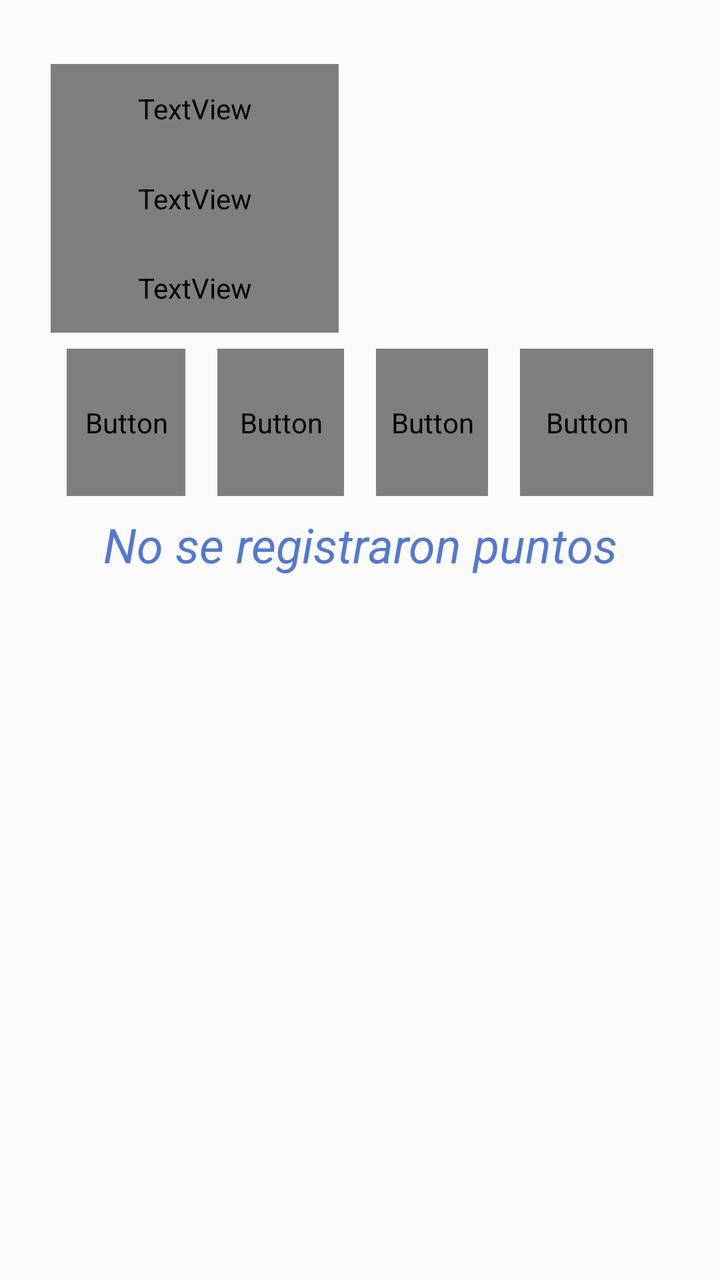
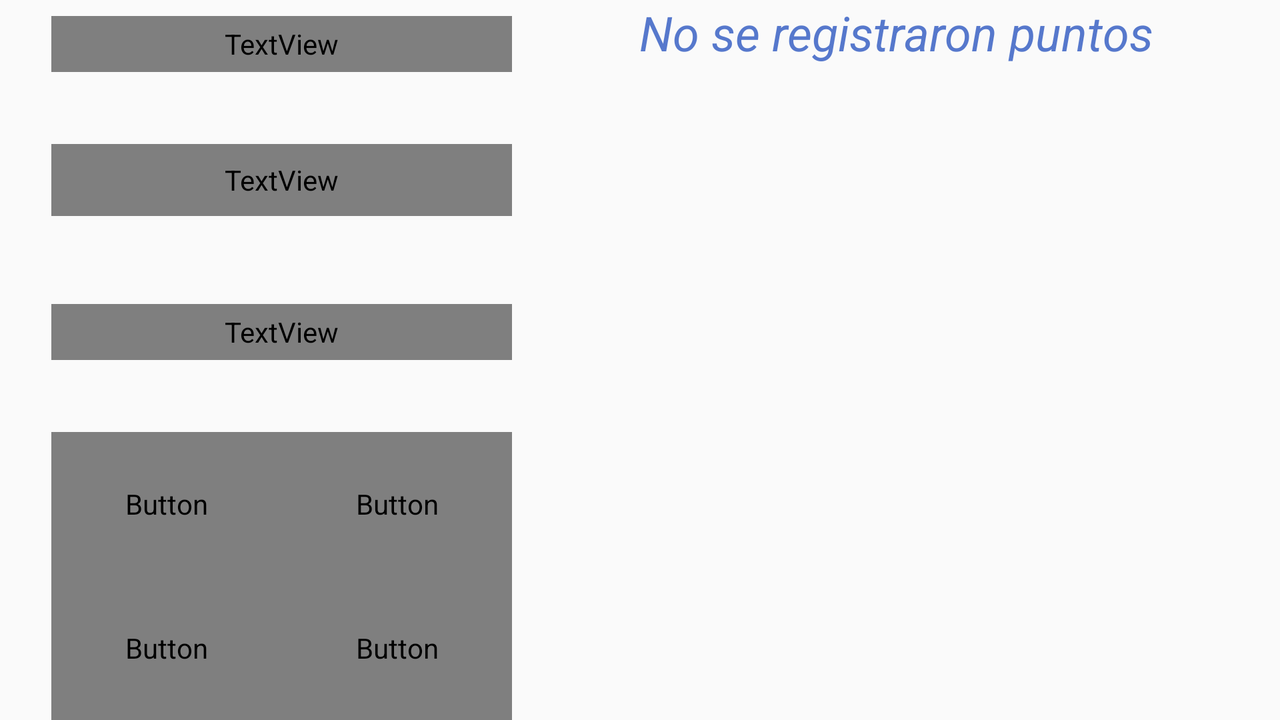

One screen, two layout resources from the same app: the default and the author's alternative for another configuration. Each is rendered where Android would select it; the XML of both is given below.
<!-- AndroidManifest.xml: application theme Theme.AppCompat.Light.NoActionBar -->
<!-- res/layout/fragment_tabla.xml -->
<?xml version="1.0" encoding="utf-8"?>
<android.support.constraint.ConstraintLayout xmlns:android="http://schemas.android.com/apk/res/android"
    xmlns:app="http://schemas.android.com/apk/res-auto"
    xmlns:tools="http://schemas.android.com/tools"
    android:id="@+id/linearLayout"
    android:layout_width="match_parent"
    android:layout_height="match_parent"
    android:background="@drawable/fondo"
    tools:context=".Fragments.Tabla_Fragment">

    <TextView
        android:id="@+id/txt_mostrar_id"
        android:layout_width="0dp"
        android:layout_height="0dp"
        android:textAlignment="center"
        android:textColor="@color/design_default_color_primary_dark"
        android:textSize="18sp"
        android:textStyle="bold"
        app:layout_constraintBottom_toTopOf="@+id/guideline57"
        app:layout_constraintEnd_toStartOf="@+id/guideline54"
        app:layout_constraintStart_toStartOf="@+id/guideline56"
        app:layout_constraintTop_toTopOf="@+id/guideline52" />

    <android.support.constraint.Guideline
        android:id="@+id/guideline50"
        android:layout_width="wrap_content"
        android:layout_height="wrap_content"
        android:orientation="horizontal"
        app:layout_constraintGuide_percent="0.95" />

    <android.support.constraint.Guideline
        android:id="@+id/guideline52"
        android:layout_width="wrap_content"
        android:layout_height="wrap_content"
        android:orientation="horizontal"
        app:layout_constraintGuide_percent="0.05" />

    <android.support.constraint.Guideline
        android:id="@+id/guideline53"
        android:layout_width="wrap_content"
        android:layout_height="wrap_content"
        android:orientation="vertical"
        app:layout_constraintGuide_percent="0.07" />

    <android.support.constraint.Guideline
        android:id="@+id/guideline54"
        android:layout_width="wrap_content"
        android:layout_height="wrap_content"
        android:orientation="vertical"
        app:layout_constraintGuide_percent="0.93" />

    <android.support.constraint.Guideline
        android:id="@+id/guideline55"
        android:layout_width="wrap_content"
        android:layout_height="wrap_content"
        android:orientation="vertical"
        app:layout_constraintGuide_percent="0.47" />

    <android.support.constraint.Guideline
        android:id="@+id/guideline56"
        android:layout_width="wrap_content"
        android:layout_height="wrap_content"
        android:orientation="vertical"
        app:layout_constraintGuide_percent="0.53" />

    <android.support.constraint.Guideline
        android:id="@+id/guideline57"
        android:layout_width="wrap_content"
        android:layout_height="wrap_content"
        android:orientation="horizontal"
        app:layout_constraintGuide_percent="0.12" />

    <android.support.constraint.Guideline
        android:id="@+id/guideline58"
        android:layout_width="wrap_content"
        android:layout_height="wrap_content"
        android:orientation="horizontal"
        app:layout_constraintGuide_percent="0.19" />

    <android.support.constraint.Guideline
        android:id="@+id/guideline59"
        android:layout_width="wrap_content"
        android:layout_height="wrap_content"
        android:orientation="horizontal"
        app:layout_constraintGuide_percent="0.26" />

    <TextView
        android:id="@+id/textView"
        android:layout_width="0dp"
        android:layout_height="0dp"
        android:text="Id"
        android:textAlignment="center"
        android:textColor="@color/txt"
        android:textSize="18sp"
        android:textStyle="bold"
        app:layout_constraintBottom_toTopOf="@+id/guideline57"
        app:layout_constraintEnd_toStartOf="@+id/guideline55"
        app:layout_constraintStart_toStartOf="@+id/guideline53"
        app:layout_constraintTop_toTopOf="@+id/guideline52" />

    <TextView
        android:id="@+id/textView2"
        android:layout_width="0dp"
        android:layout_height="0dp"
        android:text="Nombre"
        android:textAlignment="center"
        android:textColor="@color/txt"
        android:textSize="18sp"
        android:textStyle="bold"
        app:layout_constraintBottom_toTopOf="@+id/guideline58"
        app:layout_constraintEnd_toStartOf="@+id/guideline55"
        app:layout_constraintStart_toStartOf="@+id/guideline53"
        app:layout_constraintTop_toTopOf="@+id/guideline57" />

    <TextView
        android:id="@+id/txt_mostrar_registro"
        android:layout_width="0dp"
        android:layout_height="0dp"
        android:layout_marginStart="8dp"
        android:textAlignment="textEnd"
        android:textColor="@color/design_default_color_primary_dark"
        android:textSize="18sp"
        android:textStyle="bold"
        app:layout_constraintBottom_toTopOf="@+id/guideline59"
        app:layout_constraintEnd_toStartOf="@+id/guideline54"
        app:layout_constraintStart_toStartOf="@+id/guideline60"
        app:layout_constraintTop_toBottomOf="@+id/txt_mostrar_nombre" />

    <TextView
        android:id="@+id/unTextView"
        android:layout_width="0dp"
        android:layout_height="0dp"
        android:text="Registro"
        android:textAlignment="center"
        android:textColor="@color/txt"
        android:textSize="18sp"
        android:textStyle="bold"
        app:layout_constraintBottom_toTopOf="@+id/guideline59"
        app:layout_constraintEnd_toStartOf="@+id/guideline55"
        app:layout_constraintStart_toStartOf="@+id/guideline53"
        app:layout_constraintTop_toBottomOf="@+id/textView2" />

    <TextView
        android:id="@+id/txt_mostrar_nombre"
        android:layout_width="0dp"
        android:layout_height="0dp"
        android:textAlignment="center"
        android:textColor="@color/design_default_color_primary_dark"
        android:textSize="18sp"
        android:textStyle="bold"
        app:layout_constraintBottom_toTopOf="@+id/guideline58"
        app:layout_constraintEnd_toStartOf="@+id/guideline54"
        app:layout_constraintStart_toStartOf="@+id/guideline56"
        app:layout_constraintTop_toTopOf="@+id/guideline57" />

    <android.support.constraint.Guideline
        android:id="@+id/guideline60"
        android:layout_width="wrap_content"
        android:layout_height="wrap_content"
        android:orientation="vertical"
        app:layout_constraintGuide_percent="0.28" />

    <android.support.constraint.Guideline
        android:id="@+id/guideline61"
        android:layout_width="wrap_content"
        android:layout_height="wrap_content"
        android:orientation="vertical"
        app:layout_constraintGuide_percent="0.7" />

    <android.support.constraint.Guideline
        android:id="@+id/guideline62"
        android:layout_width="wrap_content"
        android:layout_height="wrap_content"
        android:orientation="horizontal"
        app:layout_constraintGuide_percent="0.4" />

    <Button
        android:id="@+id/btn_hoy"
        style="@style/Widget.AppCompat.Button.Borderless"
        android:layout_width="0dp"
        android:layout_height="0dp"
        android:layout_marginStart="8dp"
        android:layout_marginTop="8dp"
        android:layout_marginEnd="8dp"
        android:layout_marginBottom="8dp"
        android:background="@drawable/selector_menu"
        android:text="Hoy"
        android:textColor="@color/txt"
        app:layout_constraintBottom_toTopOf="@+id/guideline62"
        app:layout_constraintEnd_toStartOf="@+id/guideline60"
        app:layout_constraintStart_toStartOf="@+id/guideline53"
        app:layout_constraintTop_toTopOf="@+id/guideline59" />

    <Button
        android:id="@+id/btn_semana"
        style="@style/Widget.AppCompat.Button.Borderless"
        android:layout_width="0dp"
        android:layout_height="0dp"
        android:layout_marginStart="8dp"
        android:layout_marginTop="8dp"
        android:layout_marginEnd="8dp"
        android:layout_marginBottom="8dp"
        android:background="@drawable/selector_menu"
        android:text="Semana"
        android:textColor="@color/txt"
        app:layout_constraintBottom_toTopOf="@+id/guideline62"
        app:layout_constraintEnd_toStartOf="@+id/guideline64"
        app:layout_constraintStart_toStartOf="@+id/guideline60"
        app:layout_constraintTop_toTopOf="@+id/guideline59" />

    <Button
        android:id="@+id/btn_mes"
        style="@style/Widget.AppCompat.Button.Borderless"
        android:layout_width="0dp"
        android:layout_height="0dp"
        android:layout_marginStart="8dp"
        android:layout_marginTop="8dp"
        android:layout_marginEnd="8dp"
        android:layout_marginBottom="8dp"
        android:background="@drawable/selector_menu"
        android:text="Mes"
        android:textColor="@color/txt"
        app:layout_constraintBottom_toTopOf="@+id/guideline62"
        app:layout_constraintEnd_toStartOf="@+id/guideline61"
        app:layout_constraintStart_toStartOf="@+id/guideline64"
        app:layout_constraintTop_toBottomOf="@+id/txt_mostrar_registro" />

    <Button
        android:id="@+id/btn_todo"
        style="@style/Widget.AppCompat.Button.Borderless"
        android:layout_width="0dp"
        android:layout_height="0dp"
        android:layout_marginStart="8dp"
        android:layout_marginTop="8dp"
        android:layout_marginEnd="8dp"
        android:layout_marginBottom="8dp"
        android:background="@drawable/selector_menu"
        android:text="Todo"
        android:textColor="@color/txt"
        app:layout_constraintBottom_toTopOf="@+id/guideline62"
        app:layout_constraintEnd_toStartOf="@+id/guideline54"
        app:layout_constraintStart_toStartOf="@+id/guideline61"
        app:layout_constraintTop_toTopOf="@+id/guideline59" />

    <android.support.constraint.Guideline
        android:id="@+id/guideline63"
        android:layout_width="wrap_content"
        android:layout_height="wrap_content"
        android:orientation="horizontal"
        app:layout_constraintGuide_percent="0.47" />

    <TextView
        android:id="@+id/textView6"
        android:layout_width="0dp"
        android:layout_height="0dp"
        android:text="No se registraron puntos"
        android:textAlignment="center"
        android:textColor="@color/separador"
        android:textSize="24sp"
        android:textStyle="italic"
        app:layout_constraintBottom_toTopOf="@+id/guideline63"
        app:layout_constraintEnd_toStartOf="@+id/guideline54"
        app:layout_constraintStart_toStartOf="@+id/guideline53"
        app:layout_constraintTop_toTopOf="@+id/guideline62" />

    <android.support.constraint.Guideline
        android:id="@+id/guideline64"
        android:layout_width="wrap_content"
        android:layout_height="wrap_content"
        android:orientation="vertical"
        app:layout_constraintGuide_percent="0.5" />

    <ListView
        android:id="@+id/listView_punts"
        android:layout_width="0dp"
        android:layout_height="0dp"
        app:layout_constraintBottom_toTopOf="@+id/guideline50"
        app:layout_constraintEnd_toStartOf="@+id/guideline54"
        app:layout_constraintStart_toStartOf="@+id/guideline53"
        app:layout_constraintTop_toTopOf="@+id/guideline63" />
</android.support.constraint.ConstraintLayout>
<!-- resources referenced by this layout -->
<resources>
  <color name="separador">#5678cc</color>
  <!-- drawable selector_menu (drawable) -->
  <?xml version="1.0" encoding="utf-8"?>
  <selector xmlns:android="http://schemas.android.com/apk/res/android">
  
      <item android:state_pressed="true" android:drawable="@drawable/fondo_seleccionado" />
      <item android:state_focused="true" android:drawable="@drawable/fondo_seleccionado" />
      <item android:state_pressed="false" android:drawable="@drawable/fondo" />
  </selector>
  <!-- drawable fondo_seleccionado: jpg bitmap (drawable, 5789 bytes) -->
</resources>
<!-- res/layout-land/fragment_tabla.xml (the author's variant of the layout above) -->
<!-- drawn on the phone turned sideways -->
<?xml version="1.0" encoding="utf-8"?>
<android.support.constraint.ConstraintLayout xmlns:android="http://schemas.android.com/apk/res/android"
    xmlns:app="http://schemas.android.com/apk/res-auto"
    xmlns:tools="http://schemas.android.com/tools"
    android:id="@+id/linearLayout"
    android:layout_width="match_parent"
    android:layout_height="match_parent"
    android:background="@drawable/fondo"
    tools:context=".Fragments.Tabla_Fragment">

    <TextView
        android:id="@+id/txt_mostrar_id"
        android:layout_width="0dp"
        android:layout_height="0dp"
        android:textAlignment="center"
        android:textColor="@color/design_default_color_primary_dark"
        android:textSize="18sp"
        android:textStyle="bold"
        app:layout_constraintBottom_toTopOf="@+id/guideline57"
        app:layout_constraintEnd_toStartOf="@+id/guideline55"
        app:layout_constraintStart_toStartOf="@+id/guideline53"
        app:layout_constraintTop_toTopOf="@+id/guideline52" />

    <android.support.constraint.Guideline
        android:id="@+id/guideline52"
        android:layout_width="wrap_content"
        android:layout_height="wrap_content"
        android:orientation="horizontal"
        app:layout_constraintGuide_percent="0.1" />

    <android.support.constraint.Guideline
        android:id="@+id/guideline53"
        android:layout_width="wrap_content"
        android:layout_height="wrap_content"
        android:orientation="vertical"
        app:layout_constraintGuide_percent="0.04" />

    <android.support.constraint.Guideline
        android:id="@+id/guideline55"
        android:layout_width="wrap_content"
        android:layout_height="wrap_content"
        android:orientation="vertical"
        app:layout_constraintGuide_percent="0.4" />

    <android.support.constraint.Guideline
        android:id="@+id/guideline57"
        android:layout_width="wrap_content"
        android:layout_height="wrap_content"
        android:orientation="horizontal"
        app:layout_constraintGuide_percent="0.2" />

    <android.support.constraint.Guideline
        android:id="@+id/guideline58"
        android:layout_width="wrap_content"
        android:layout_height="wrap_content"
        android:orientation="horizontal"
        app:layout_constraintGuide_percent="0.4" />

    <android.support.constraint.Guideline
        android:id="@+id/guideline59"
        android:layout_width="wrap_content"
        android:layout_height="wrap_content"
        android:orientation="horizontal"
        app:layout_constraintGuide_percent="0.5" />

    <TextView
        android:id="@+id/textView"
        android:layout_width="0dp"
        android:layout_height="0dp"
        android:layout_marginTop="8dp"
        android:text="Id"
        android:textAlignment="center"
        android:textColor="@color/txt"
        android:textSize="18sp"
        android:textStyle="bold"
        app:layout_constraintBottom_toTopOf="@+id/guideline52"
        app:layout_constraintEnd_toStartOf="@+id/guideline55"
        app:layout_constraintStart_toStartOf="@+id/guideline53"
        app:layout_constraintTop_toTopOf="parent" />

    <TextView
        android:id="@+id/textView2"
        android:layout_width="0dp"
        android:layout_height="0dp"
        android:text="Nombre"
        android:textAlignment="center"
        android:textColor="@color/txt"
        android:textSize="18sp"
        android:textStyle="bold"
        app:layout_constraintBottom_toTopOf="@+id/guideline65"
        app:layout_constraintEnd_toStartOf="@+id/guideline55"
        app:layout_constraintStart_toStartOf="@+id/guideline53"
        app:layout_constraintTop_toTopOf="@+id/guideline57" />

    <TextView
        android:id="@+id/txt_mostrar_registro"
        android:layout_width="0dp"
        android:layout_height="0dp"
        android:textAlignment="center"
        android:textColor="@color/design_default_color_primary_dark"
        android:textSize="18sp"
        android:textStyle="bold"
        app:layout_constraintBottom_toTopOf="@+id/guideline62"
        app:layout_constraintEnd_toStartOf="@+id/guideline55"
        app:layout_constraintStart_toStartOf="@+id/unTextView"
        app:layout_constraintTop_toTopOf="@+id/guideline59" />

    <TextView
        android:id="@+id/unTextView"
        android:layout_width="0dp"
        android:layout_height="0dp"
        android:layout_marginTop="8dp"
        android:text="Registro"
        android:textAlignment="center"
        android:textColor="@color/txt"
        android:textSize="18sp"
        android:textStyle="bold"
        app:layout_constraintBottom_toTopOf="@+id/guideline59"
        app:layout_constraintEnd_toStartOf="@+id/guideline55"
        app:layout_constraintStart_toStartOf="@+id/guideline53"
        app:layout_constraintTop_toTopOf="@+id/guideline58" />

    <TextView
        android:id="@+id/txt_mostrar_nombre"
        android:layout_width="0dp"
        android:layout_height="0dp"
        android:layout_marginStart="8dp"
        android:layout_marginTop="8dp"
        android:layout_marginEnd="8dp"
        android:textAlignment="center"
        android:textColor="@color/design_default_color_primary_dark"
        android:textSize="18sp"
        android:textStyle="bold"
        app:layout_constraintBottom_toTopOf="@+id/guideline58"
        app:layout_constraintEnd_toStartOf="@+id/guideline55"
        app:layout_constraintStart_toStartOf="@+id/guideline53"
        app:layout_constraintTop_toTopOf="@+id/guideline65" />

    <android.support.constraint.Guideline
        android:id="@+id/guideline60"
        android:layout_width="wrap_content"
        android:layout_height="wrap_content"
        android:orientation="vertical"
        app:layout_constraintGuide_percent="0.22" />

    <android.support.constraint.Guideline
        android:id="@+id/guideline62"
        android:layout_width="wrap_content"
        android:layout_height="wrap_content"
        android:orientation="horizontal"
        app:layout_constraintGuide_percent="0.6" />

    <android.support.constraint.Guideline
        android:id="@+id/guideline65"
        android:layout_width="wrap_content"
        android:layout_height="wrap_content"
        android:orientation="horizontal"
        app:layout_constraintGuide_percent="0.3" />

    <Button
        android:id="@+id/btn_hoy"
        style="@style/Widget.AppCompat.Button.Borderless"
        android:layout_width="0dp"
        android:layout_height="0dp"
        android:background="@drawable/selector_menu"
        android:text="Hoy"
        android:textColor="@color/txt"
        app:layout_constraintBottom_toTopOf="@+id/guideline67"
        app:layout_constraintEnd_toStartOf="@+id/guideline60"
        app:layout_constraintStart_toStartOf="@+id/guideline53"
        app:layout_constraintTop_toTopOf="@+id/guideline62" />

    <Button
        android:id="@+id/btn_semana"
        style="@style/Widget.AppCompat.Button.Borderless"
        android:layout_width="0dp"
        android:layout_height="0dp"
        android:background="@drawable/selector_menu"
        android:text="Semana"
        android:textColor="@color/txt"
        app:layout_constraintBottom_toTopOf="@+id/guideline67"
        app:layout_constraintEnd_toStartOf="@+id/guideline55"
        app:layout_constraintStart_toStartOf="@+id/guideline60"
        app:layout_constraintTop_toTopOf="@+id/guideline62" />

    <Button
        android:id="@+id/btn_mes"
        style="@style/Widget.AppCompat.Button.Borderless"
        android:layout_width="0dp"
        android:layout_height="0dp"
        android:background="@drawable/selector_menu"
        android:text="Mes"
        android:textColor="@color/txt"
        app:layout_constraintBottom_toBottomOf="parent"
        app:layout_constraintEnd_toStartOf="@+id/guideline60"
        app:layout_constraintStart_toStartOf="@+id/guideline53"
        app:layout_constraintTop_toTopOf="@+id/guideline67" />

    <Button
        android:id="@+id/btn_todo"
        style="@style/Widget.AppCompat.Button.Borderless"
        android:layout_width="0dp"
        android:layout_height="0dp"
        android:background="@drawable/selector_menu"
        android:text="Todo"
        android:textColor="@color/txt"
        app:layout_constraintBottom_toBottomOf="parent"
        app:layout_constraintEnd_toStartOf="@+id/guideline55"
        app:layout_constraintStart_toStartOf="@+id/guideline60"
        app:layout_constraintTop_toTopOf="@+id/guideline67" />

    <TextView
        android:id="@+id/txt_num_punts"
        android:layout_width="0dp"
        android:layout_height="0dp"
        android:text="No se registraron puntos"
        android:textAlignment="center"
        android:textColor="@color/separador"
        android:textSize="24sp"
        android:textStyle="italic"
        app:layout_constraintBottom_toTopOf="@+id/guideline52"
        app:layout_constraintEnd_toEndOf="parent"
        app:layout_constraintStart_toEndOf="@+id/textView"
        app:layout_constraintTop_toTopOf="parent" />

    <ListView
        android:id="@+id/listView_punts"
        android:layout_width="0dp"
        android:layout_height="0dp"
        app:layout_constraintBottom_toBottomOf="parent"
        app:layout_constraintEnd_toEndOf="parent"
        app:layout_constraintStart_toStartOf="@+id/guideline55"
        app:layout_constraintTop_toTopOf="@+id/guideline52" />

    <android.support.constraint.Guideline
        android:id="@+id/guideline67"
        android:layout_width="wrap_content"
        android:layout_height="wrap_content"
        android:orientation="horizontal"
        app:layout_constraintGuide_percent="0.8" />

</android.support.constraint.ConstraintLayout>
